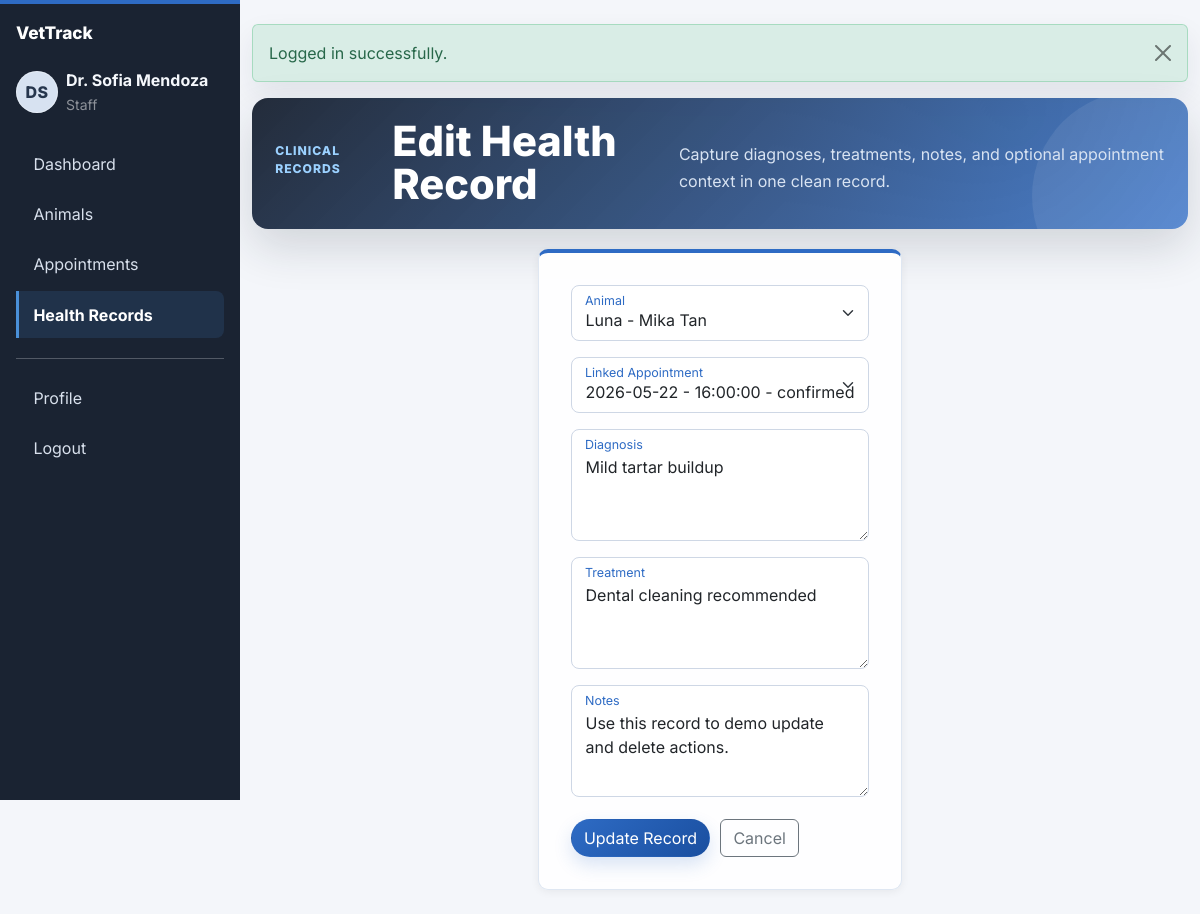
Screenshot of /pages/health_records_form.php?id=1 (signed in) with the database file from the repository.
### tables this page shows
CREATE TABLE health_records (
    id INT UNSIGNED AUTO_INCREMENT PRIMARY KEY,
    animal_id INT UNSIGNED NOT NULL,
    appointment_id INT UNSIGNED NULL,
    diagnosis TEXT NOT NULL,
    treatment TEXT NOT NULL,
    notes TEXT,
    recorded_by INT UNSIGNED NOT NULL,
    created_at TIMESTAMP DEFAULT CURRENT_TIMESTAMP,
    CONSTRAINT fk_health_records_animal
        FOREIGN KEY (animal_id)
        REFERENCES animals(id)
        ON DELETE CASCADE
        ON UPDATE CASCADE,
    CONSTRAINT fk_health_records_appointment
        FOREIGN KEY (appointment_id)
        REFERENCES appointments(id)
        ON DELETE SET NULL
        ON UPDATE CASCADE,
    CONSTRAINT fk_health_records_recorded_by
        FOREIGN KEY (recorded_by)
        REFERENCES users(id)
        ON DELETE RESTRICT
        ON UPDATE CASCADE
);

### includes/functions.php (called while the page is built, shortened)
<?php
function app_url($path = '')
{
    return BASE_URL . ltrim((string) $path, '/');
}

### pages/health_records_form.php (the view, shortened to what this page needs)
<?php
require_once __DIR__ . '/../config/db.php';
require_once __DIR__ . '/../includes/functions.php';
$id = isset($_GET['id']) ? (int) $_GET['id'] : 0;
$isEdit = $id > 0;
$errors = [];
$record = [
    'animal_id' => '',
    'appointment_id' => '',
    'diagnosis' => '',
    'treatment' => '',
    'notes' => '',
];
$animalsStmt = $pdo->prepare(
    'SELECT animals.id, animals.name, users.name AS owner_name
     FROM animals
     INNER JOIN owners ON animals.owner_id = owners.id
     INNER JOIN users ON owners.user_id = users.id
     ORDER BY animals.name ASC'
);
$animalsStmt->execute();
$animals = $animalsStmt->fetchAll();
if ($isEdit) {
    $loadStmt = $pdo->prepare('SELECT * FROM health_records WHERE id = :id LIMIT 1');
    $loadStmt->execute(['id' => $id]);
    $loadedRecord = $loadStmt->fetch();
    $record = $loadedRecord;
}
$selectedAnimalId = (int) ($record['animal_id'] ?? 0);
if ($selectedAnimalId > 0) {
    $appointmentsStmt = $pdo->prepare(
        'SELECT id, date, time, reason, status
         FROM appointments
         WHERE animal_id = :animal_id
         ORDER BY date DESC, time DESC'
    );
    $appointmentsStmt->execute(['animal_id' => $selectedAnimalId]);
    $appointments = $appointmentsStmt->fetchAll();
}
include __DIR__ . '/../includes/header.php';
?>
<div class="entity-page">
    <section class="entity-hero">
        <p class="entity-kicker">
            <?php echo htmlspecialchars('Clinical records', ENT_QUOTES, 'UTF-8'); ?>
        </p>
        <h1 class="entity-title">
            <?php echo htmlspecialchars($isEdit ? 'Edit Health Record' : 'Add Health Record', ENT_QUOTES, 'UTF-8'); ?>
        </h1>
        <p class="entity-subtitle">
            <?php echo htmlspecialchars('Capture diagnoses, treatments, notes, and optional appointment context in one clean record.', ENT_QUOTES, 'UTF-8'); ?>
        </p>
    </section>
    <div class="form-shell">
        <section class="form-card card">
            <div class="card-body">
                <form method="post" action="<?php echo htmlspecialchars($isEdit ? app_url('pages/health_records_form.php?id=' . $id) : app_url('pages/health_records_form.php'), ENT_QUOTES, 'UTF-8'); ?>" novalidate>
                    <div class="mb-3 form-floating-custom">
                        <select name="animal_id" id="animal_id" class="form-select <?php echo htmlspecialchars(isset($errors['animal_id']) ? 'is-invalid' : '', ENT_QUOTES, 'UTF-8'); ?>">
                            <?php foreach ($animals as $animal): ?>
                                <option value="<?php echo htmlspecialchars((string) $animal['id'], ENT_QUOTES, 'UTF-8'); ?>"
                                    <?php echo htmlspecialchars((int) $record['animal_id'] === (int) $animal['id'] ? 'selected' : '', ENT_QUOTES, 'UTF-8'); ?>>
                                    <?php echo htmlspecialchars($animal['name'] . ' - ' . $animal['owner_name'], ENT_QUOTES, 'UTF-8'); ?>
                                </option>
                            <?php endforeach; ?>
                        </select>
                        <label for="animal_id" class="form-label">
                        </label>
                    </div>
                    <div class="mb-3 form-floating-custom">
                        <select name="appointment_id" id="appointment_id" class="form-select <?php echo htmlspecialchars(isset($errors['appointment_id']) ? 'is-invalid' : '', ENT_QUOTES, 'UTF-8'); ?>">
                            <?php foreach ($appointments as $appointment): ?>
                                <?php
                                $labelParts = [];
                                $labelParts[] = $appointment['date'];
                                $labelParts[] = $appointment['time'];
                                $labelParts[] = $appointment['status'];
                                $appointmentLabel = implode(' - ', $labelParts);
                                ?>
                                <option value="<?php echo htmlspecialchars((string) $appointment['id'], ENT_QUOTES, 'UTF-8'); ?>"
                                    <?php echo htmlspecialchars((int) ($record['appointment_id'] ?? 0) === (int) $appointment['id'] ? 'selected' : '', ENT_QUOTES, 'UTF-8'); ?>>
                                    <?php echo htmlspecialchars($appointmentLabel, ENT_QUOTES, 'UTF-8'); ?>
                                </option>
                            <?php endforeach; ?>
                        </select>
                        <label for="appointment_id" class="form-label">
                        </label>
                    </div>
                    <div class="mb-3 form-floating-custom">
                        <textarea name="diagnosis" id="diagnosis" rows="3"
                                  placeholder=" "
                                  class="form-control <?php echo htmlspecialchars(isset($errors['diagnosis']) ? 'is-invalid' : '', ENT_QUOTES, 'UTF-8'); ?>"><?php echo htmlspecialchars($record['diagnosis'], ENT_QUOTES, 'UTF-8'); ?></textarea>
                        <label for="diagnosis" class="form-label">
                        </label>
                    </div>
                    <div class="mb-3 form-floating-custom">
                        <textarea name="treatment" id="treatment" rows="3"
                                  placeholder=" "
                                  class="form-control <?php echo htmlspecialchars(isset($errors['treatment']) ? 'is-invalid' : '', ENT_QUOTES, 'UTF-8'); ?>"><?php echo htmlspecialchars($record['treatment'], ENT_QUOTES, 'UTF-8'); ?></textarea>
                        <label for="treatment" class="form-label">
                        </label>
                    </div>
                    <div class="mb-3 form-floating-custom">
                        <textarea name="notes" id="notes" rows="3" class="form-control" placeholder=" "><?php echo htmlspecialchars($record['notes'] ?? '', ENT_QUOTES, 'UTF-8'); ?></textarea>
                        <label for="notes" class="form-label">
                        </label>
                    </div>
                    <div class="form-actions">
                        <button type="submit" class="btn btn-primary">
                            <?php echo htmlspecialchars($isEdit ? 'Update Record' : 'Save Record', ENT_QUOTES, 'UTF-8'); ?>
                        </button>
                        <a href="<?php echo htmlspecialchars(app_url('pages/health_records.php'), ENT_QUOTES, 'UTF-8'); ?>" class="btn btn-outline-secondary">
                            <?php echo htmlspecialchars('Cancel', ENT_QUOTES, 'UTF-8'); ?>
                        </a>
                    </div>
                </form>
            </div>
        </section>
    </div>
</div>
<?php include __DIR__ . '/../includes/footer.php'; ?>

### assets/css/style.css (style rules this page uses)
:root { --vet-primary: #2e6bc4; --vet-primary-dark: #1a4fa0; --vet-accent: #4A90D9; --vet-danger: #E53E3E; --vet-sidebar: #1a2332; --vet-bg: #f4f6fa; --vet-text: #253044; --vet-muted: #6b778c; --vet-card-shadow: 0 2px 8px rgba(0, 0, 0, 0.06); }
body { background-color: var(--vet-bg); color: var(--vet-text); font-family: "Inter", system-ui, -apple-system, BlinkMacSystemFont, "Segoe UI", sans-serif; }
.btn-primary { background: linear-gradient(135deg, var(--vet-primary), var(--vet-primary-dark)); border-color: transparent; border-radius: 999px; box-shadow: 0 8px 18px rgba(46, 107, 196, 0.18); }
.btn-outline-secondary, .btn-outline-danger { background-color: transparent; }
.card { border: 0; border-radius: 10px; box-shadow: var(--vet-card-shadow); }
.form-control, .form-select { border-color: #ced7e5; border-radius: 8px; }
.form-floating-custom { position: relative; }
.form-floating-custom > .form-control, .form-floating-custom > .form-select { min-height: 56px; padding: 1.35rem 0.85rem 0.45rem; }
.form-floating-custom > textarea.form-control { min-height: 112px; padding-top: 1.6rem; }
.form-floating-custom > label { position: absolute; top: 0.95rem; left: 0.85rem; z-index: 2; max-width: calc(100% - 1.7rem); color: #6b778c; pointer-events: none; transform-origin: left top; transition: transform 0.14s ease, color 0.14s ease, top 0.14s ease; }
.form-floating-custom > .form-control:focus + label, .form-floating-custom > .form-control:not(:placeholder-shown) + label, .form-floating-custom > .form-select + label { top: 0.38rem; color: var(--vet-primary); transform: scale(0.78); }
.entity-page { display: grid; gap: 1.25rem; }
.entity-hero { position: relative; overflow: hidden; display: flex; align-items: center; justify-content: space-between; gap: 1.5rem; padding: 1.35rem 1.45rem; border-radius: 16px; background: linear-gradient(135deg, rgba(26, 35, 50, 0.96), rgba(46, 107, 196, 0.84)), radial-gradient(circle at 82% 18%, rgba(155, 209, 255, 0.3), transparent 32%); color: #ffffff; box-shadow: 0 18px 46px rgba(26, 35, 50, 0.16); }
.entity-hero::after { content: ""; position: absolute; right: -54px; bottom: -72px; width: 210px; height: 210px; border-radius: 50%; background: rgba(255, 255, 255, 0.08); }
.entity-hero > * { position: relative; z-index: 1; }
.entity-kicker { margin-bottom: 0.35rem; color: #9bd1ff; font-size: 0.76rem; font-weight: 800; letter-spacing: 0.08em; text-transform: uppercase; }
.entity-title { margin: 0; color: #ffffff; font-size: clamp(1.8rem, 4vw, 2.6rem); font-weight: 800; line-height: 1.05; }
.entity-subtitle { max-width: 720px; margin: 0.55rem 0 0; color: #d8e3f2; line-height: 1.65; }
.filter-card, .entity-table-card, .form-card, .profile-card { border: 1px solid #dfe7f2; background: rgba(255, 255, 255, 0.94); }
.filter-card .card-body, .entity-table-card .card-body, .form-card .card-body, .profile-card .card-body { padding: 1.15rem; }
.form-shell { max-width: 980px; margin: 0 auto; }
.form-card { border-top: 4px solid var(--vet-primary); }
.form-card .card-body { padding: clamp(1.25rem, 3vw, 2rem); }
.form-actions { display: flex; flex-wrap: wrap; gap: 0.65rem; padding-top: 0.4rem; }

### rows the page displays
health_records: diagnosis "Mild tartar buildup", treatment "Dental cleaning recommended", notes "Use this record to demo update and delete actions."

### other values shown
get_initials($userName) "DS"
$userName "Dr. Sofia Mendoza"
$userRole "Staff"
$link['label'] "Dashboard"
$link['label'] "Animals"
$link['label'] "Appointments"
$link['label'] "Health Records"
$message "Logged in successfully."
$isEdit ? 'Edit Health Record' : 'Add Health Record' "Edit Health Record"
$isEdit ? 'Update Record' : 'Save Record' "Update Record"
form field animal_id "Luna - Mika Tan"
form field appointment_id "2026-05-22 - 16:00:00 - confirmed"
